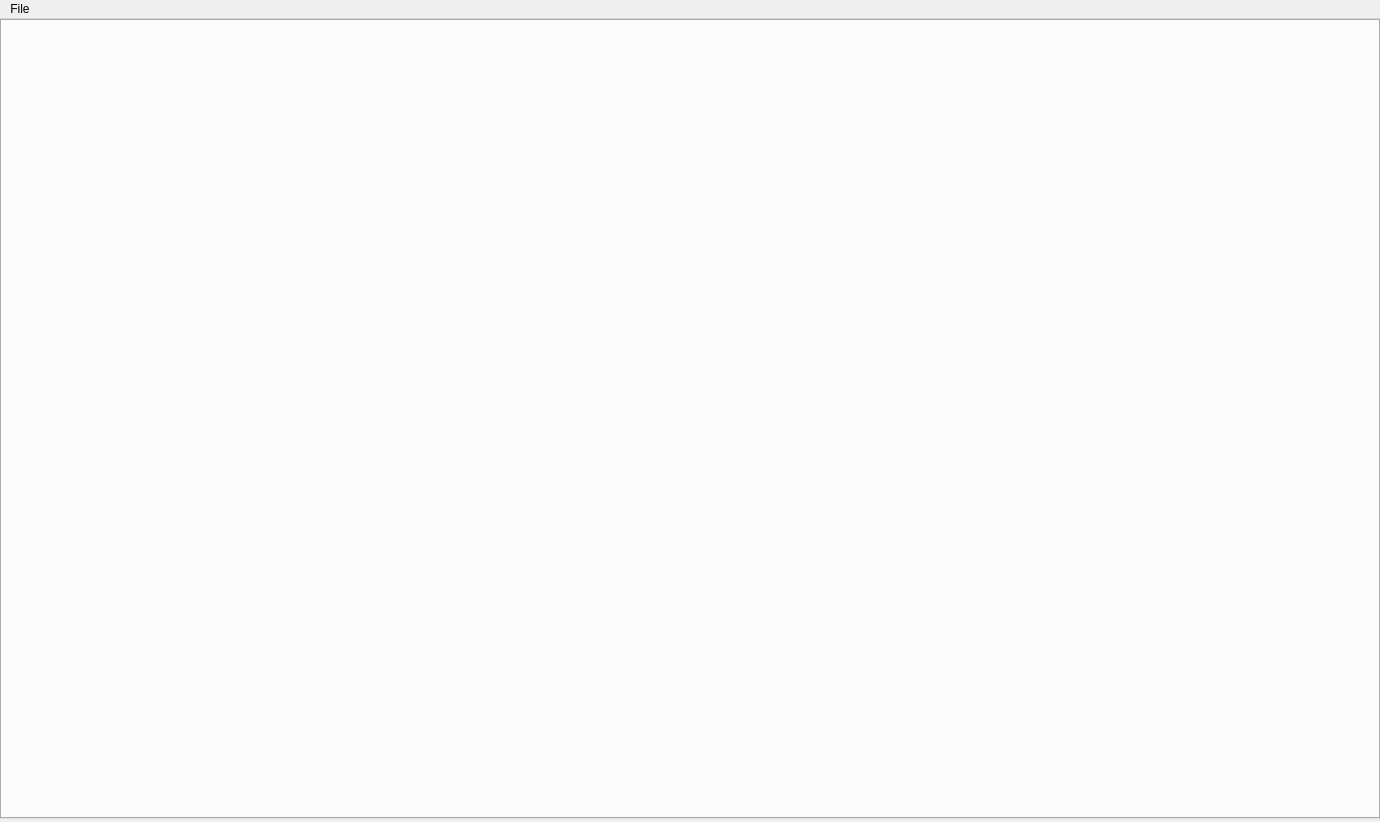
<?xml version="1.0" encoding="UTF-8"?>
<ui version="4.0">
 <class>Ucm_UniversalConfigurationManager</class>
 <widget class="QMainWindow" name="Ucm_UniversalConfigurationManager">
  <property name="geometry">
   <rect>
    <x>0</x>
    <y>0</y>
    <width>1380</width>
    <height>822</height>
   </rect>
  </property>
  <property name="sizePolicy">
   <sizepolicy hsizetype="Fixed" vsizetype="Fixed">
    <horstretch>0</horstretch>
    <verstretch>0</verstretch>
   </sizepolicy>
  </property>
  <property name="windowTitle">
   <string>NetTimeLogic GmbH - Universal Configuration Manager</string>
  </property>
  <widget class="QWidget" name="MainWindow">
   <widget class="QTabWidget" name="MainTab">
    <property name="geometry">
     <rect>
      <x>0</x>
      <y>0</y>
      <width>1380</width>
      <height>800</height>
     </rect>
    </property>
    <property name="currentIndex">
     <number>-1</number>
    </property>
    <property name="elideMode">
     <enum>Qt::ElideRight</enum>
    </property>
   </widget>
  </widget>
  <widget class="QMenuBar" name="Ucm_MainMenu">
   <property name="geometry">
    <rect>
     <x>0</x>
     <y>0</y>
     <width>1380</width>
     <height>21</height>
    </rect>
   </property>
   <widget class="QMenu" name="Ucm_FileMenu">
    <property name="title">
     <string>File</string>
    </property>
    <addaction name="Ucm_Exit"/>
   </widget>
   <addaction name="Ucm_FileMenu"/>
  </widget>
  <action name="Ucm_Exit">
   <property name="text">
    <string>Exit</string>
   </property>
  </action>
 </widget>
 <layoutdefault spacing="6" margin="11"/>
 <resources/>
 <connections/>
</ui>
